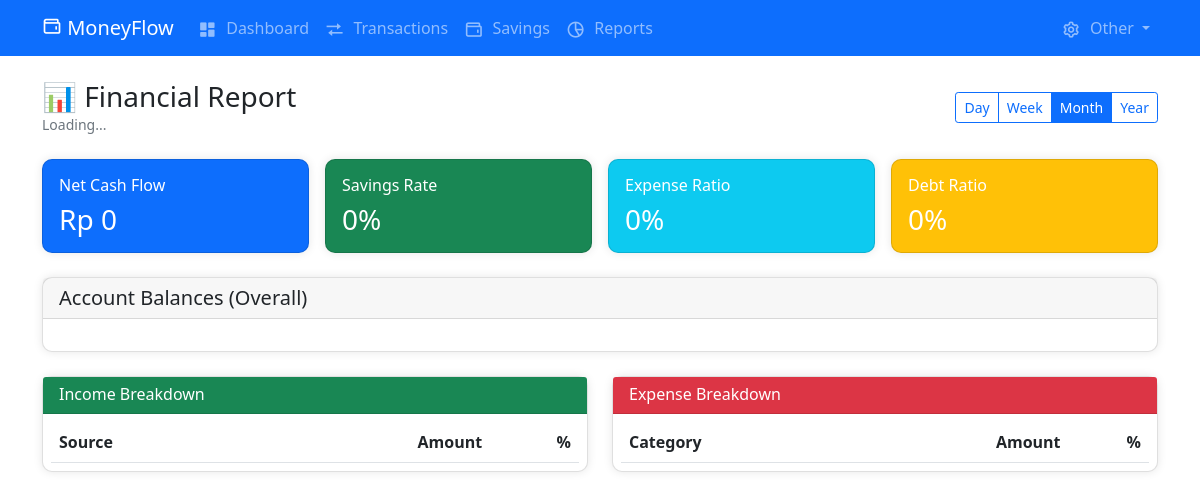
The page /reports.php on the database as committed earlier.
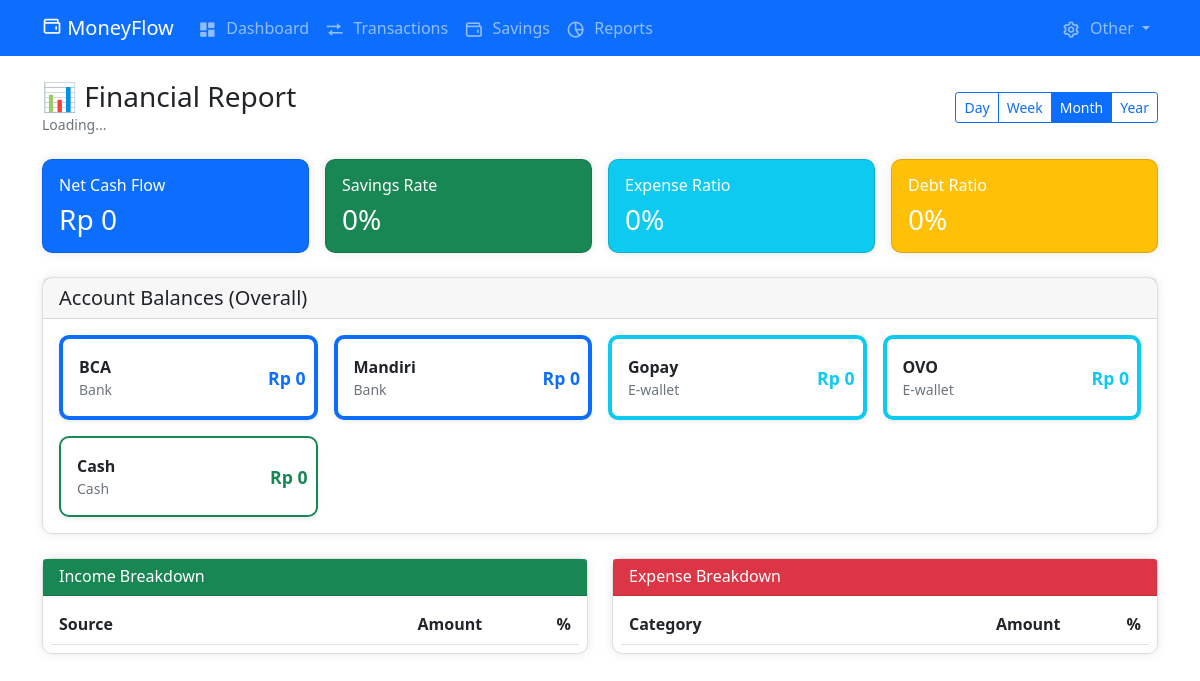
The same page on the database as committed later.
### tables this page shows
CREATE TABLE accounts (
    id INT PRIMARY KEY AUTO_INCREMENT,
    account_name VARCHAR(100) NOT NULL,
    account_type ENUM('bank', 'e-wallet', 'cash', 'other') NOT NULL DEFAULT 'cash',
    description TEXT,
    is_active BOOLEAN DEFAULT TRUE,
    created_at TIMESTAMP DEFAULT CURRENT_TIMESTAMP
);

### reports.php (the view, shortened to what this page needs)
<?php
$db = new Database();
$conn = $db->getConnection();
function formatCurrency($amount) {
    return 'Rp ' . number_format(floor($amount), 0, ',', '.');
}
$accountsQuery = "SELECT a.id, a.account_name, a.account_type, COALESCE(SUM(CASE WHEN t.type = 'income' THEN t.amount ELSE 0 END), 0) as total_in, COALESCE(SUM(CASE WHEN t.type = 'expense' THEN t.amount ELSE 0 END), 0) as total_out FROM accounts a LEFT JOIN transactions t ON a.id = t.account_id AND t.status = 'completed' WHERE a.is_active = TRUE GROUP BY a.id ORDER BY a.account_type, a.account_name";
$accounts = $conn->query($accountsQuery)->fetchAll(PDO::FETCH_ASSOC);
?>
<div class="row align-items-center mb-4">
    <div class="col-md-6">
        <h3 class="mb-0">📊 Financial Report</h3>
        <div id="periodLabel" class="text-muted small">Loading...</div>
    </div>
    <div class="col-md-6 text-md-end">
        <div id="reportPeriodSelector" class="btn-group" role="group">
            <button type="button" class="btn btn-sm btn-outline-primary" data-period="day">Day</button>
            <button type="button" class="btn btn-sm btn-outline-primary" data-period="week">Week</button>
            <button type="button" class="btn btn-sm btn-outline-primary active" data-period="month">Month</button>
            <button type="button" class="btn btn-sm btn-outline-primary" data-period="year">Year</button>
        </div>
    </div>
</div>
<div class="row g-3 mb-4">
    <div class="col-6 col-md-3"><div class="card bg-primary text-white h-100"><div class="card-body"><h6>Net Cash Flow</h6><h3 id="netCashflow" class="mb-0">Rp 0</h3></div></div></div>
    <div class="col-6 col-md-3"><div class="card bg-success text-white h-100"><div class="card-body"><h6>Savings Rate</h6><h3 id="savingsRate" class="mb-0">0%</h3></div></div></div>
    <div class="col-6 col-md-3"><div class="card bg-info text-white h-100"><div class="card-body"><h6>Expense Ratio</h6><h3 id="expenseRatio" class="mb-0">0%</h3></div></div></div>
    <div class="col-6 col-md-3"><div class="card bg-warning text-white h-100"><div class="card-body"><h6>Debt Ratio</h6><h3 id="debtRatio" class="mb-0">0%</h3></div></div></div>
</div>
<div class="row mb-4">
    <div class="col-12">
        <div class="card">
            <div class="card-header"><h5 class="mb-0">Account Balances (Overall)</h5></div>
            <div class="card-body">
                <div class="row g-3">
                    <?php foreach ($accounts as $acc):
                        $balance = $acc['total_in'] - $acc['total_out'];
                        $color = 'secondary';
                        if ($acc['account_type'] === 'cash') $color = 'success';
                        elseif ($acc['account_type'] === 'bank') $color = 'primary';
                        elseif ($acc['account_type'] === 'e-wallet') $color = 'info';
                    ?>
                    <div class="col-md-3 col-6">
                        <div class="card border-start border-4 border-<?= $color ?> shadow-sm h-100">
                            <div class="card-body py-3 px-2">
                                <div class="d-flex align-items-center">
                                    <div class="flex-grow-1 ps-2">
                                        <div class="fw-bold"><?= htmlspecialchars($acc['account_name']) ?></div>
                                        <div class="small text-muted"><?= ucfirst($acc['account_type']) ?></div>
                                    </div>
                                    <div class="ms-2 text-<?= $color ?> fw-bold" style="font-size:1.1rem; width: 160px; text-align: right;">
                                        <span class="account-balance-anim" id="accountBalance<?= $acc['id'] ?>" data-balance="<?= floor($balance) ?>" style="font-variant-numeric: tabular-nums;"><?= formatCurrency(0) ?></span>
                                    </div>
                                </div>
                            </div>
                        </div>
                    </div>
                    <?php endforeach; ?>
                </div>
            </div>
        </div>
    </div>
</div>
<div class="row mb-4">
    <div class="col-md-6 mb-4 mb-md-0"><div class="card h-100"><div class="card-header bg-success text-white"><h6 class="mb-0">Income Breakdown</h6></div><div class="card-body p-2"><table class="table table-sm mb-0"><thead><tr><th>Source</th><th class="text-end">Amount</th><th class="text-end">%</th></tr></thead><tbody id="incomeBreakdownBody"></tbody><tfoot id="incomeBreakdownFoot" class="fw-bold"></tfoot></table></div></div></div>
    <div class="col-md-6"><div class="card h-100"><div class="card-header bg-danger text-white"><h6 class="mb-0">Expense Breakdown</h6></div><div class="card-body p-2"><table class="table table-sm mb-0"><thead><tr><th>Category</th><th class="text-end">Amount</th><th class="text-end">%</th></tr></thead><tbody id="expenseBreakdownBody"></tbody><tfoot id="expenseBreakdownFoot" class="fw-bold"></tfoot></table></div></div></div>
</div>
<?php
include 'includes/layout.php';
?>

Rows that differ between the two databases and show on the page:
added accounts: account_name "BCA", account_type "Bank"
added accounts: account_name "Mandiri", account_type "Bank"
added accounts: account_name "Gopay", account_type "E-wallet"
added accounts: account_name "OVO", account_type "E-wallet"
added accounts: account_name "Cash", account_type "Cash"
